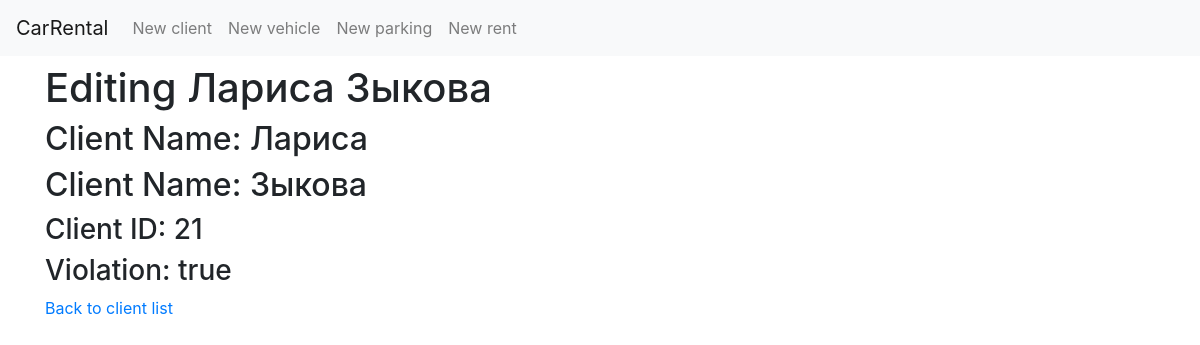
Before: /21 with the older database file.
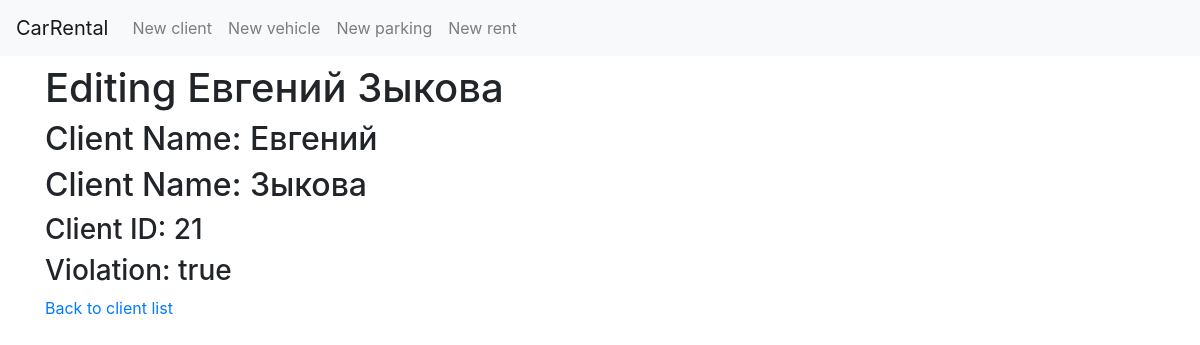
After: the same page with the newer database file.
### model.py (models this page shows)
class Client(db.Model):
    __tablename__ = 'client'
    client_id = db.Column('client_id', db.INTEGER, primary_key=True, autoincrement=True)
    firstname = db.Column('firstname', db.Text)
    surname = db.Column('surname', db.Text)
    violation = db.Column('violation', db.INTEGER)

### app.py (the view)
@app.route('/<int:client_id>')
def client(client_id):
    cur_client = get_client(client_id)
    if cur_client is None:
        return 'Not found', 404
    return render_template(
        './client/client.html',
        client=cur_client,
    )

### app.py (called while the page is built)
def get_client(client_id):
    return db.session.query(Client)\
        .filter(Client.client_id == int(client_id)).one_or_none()

### templates/client/client.html (shortened to what this page needs)
<!DOCTYPE html>
<html lang="en">
<head>
</head>
<body>
    {% extends 'base.html' %}
    {% block content %}
        <h1>{% block titlle %}</h1>
        <h1>Editing {{ client.firstname }} {{ client.surname }}</h1>
        {% endblock %}
        <h2>Client Name: {{ client.firstname }} </h2>
        <h2>Client Name: {{ client.surname }}</h2>
        <h3>Client ID: {{ client.client_id }}</h3>
        {% if client.violation == 0 %}
        <h3>Violation: false </h3>
        {% else %}
        <h3>Violation: true </h3>
        {% endif %}
        <a href="client-list.html">Back to client list</a>
    {% endblock %}

### templates/base.html (shortened to what this page needs)
<!doctype html>
<html lang="en">
<head>
    <link rel="stylesheet" href="https://stackpath.bootstrapcdn.com/bootstrap/4.3.1/css/bootstrap.min.css"
>
</head>
<body>
    <nav class="navbar navbar-expand-md navbar-light bg-light">
        <a class="navbar-brand" href="{{ url_for('index')}}">CarRental</a>
        <div class="collapse navbar-collapse" id="navbarNav" style="">
            <ul class="navbar-nav">
                <li class="nav-item">
                    <a class="nav-link" href="{{url_for('create_client')}}">New client</a>
                </li>
                <li class="nav-item">
                    <a class="nav-link" href="{{url_for('create_vehicle')}}">New vehicle</a>
                </li>
                <li class="nav-item">
                    <a class="nav-link" href="{{url_for('create_parking')}}">New parking</a>
                </li>
                <li class="nav-item">
                    <a class="nav-link" href="{{url_for('create_rent')}}">New rent</a>
                </li>
            </ul>
        </div>
    </nav>
    <div class="container">
        {% block content %} {% endblock %}
    </div>
</body>
</html>

Changed rows visible on the page:
changed Client "Зыкова": firstname "Лариса" → "Евгений"
